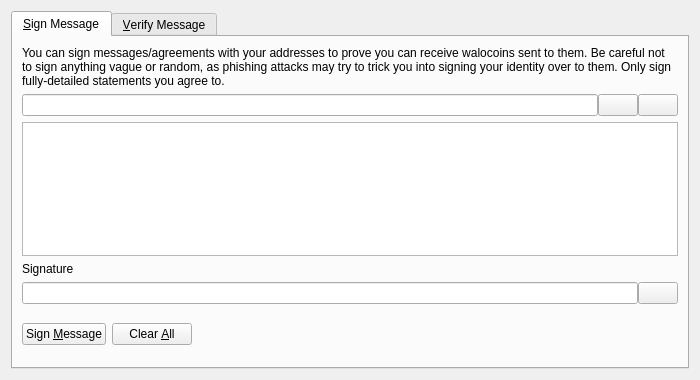
<?xml version="1.0" encoding="UTF-8"?>
<ui version="4.0">
 <class>SignVerifyMessageDialog</class>
 <widget class="QDialog" name="SignVerifyMessageDialog">
  <property name="geometry">
   <rect>
    <x>0</x>
    <y>0</y>
    <width>700</width>
    <height>380</height>
   </rect>
  </property>
  <property name="windowTitle">
   <string>Signatures - Sign / Verify a Message</string>
  </property>
  <property name="modal">
   <bool>true</bool>
  </property>
  <layout class="QVBoxLayout" name="verticalLayout">
   <item>
    <widget class="QTabWidget" name="tabWidget">
     <property name="currentIndex">
      <number>0</number>
     </property>
     <widget class="QWidget" name="tabSignMessage">
      <attribute name="title">
       <string>&amp;Sign Message</string>
      </attribute>
      <layout class="QVBoxLayout" name="verticalLayout_SM">
       <item>
        <widget class="QLabel" name="infoLabel_SM">
         <property name="text">
          <string>You can sign messages/agreements with your addresses to prove you can receive walocoins sent to them. Be careful not to sign anything vague or random, as phishing attacks may try to trick you into signing your identity over to them. Only sign fully-detailed statements you agree to.</string>
         </property>
         <property name="textFormat">
          <enum>Qt::PlainText</enum>
         </property>
         <property name="wordWrap">
          <bool>true</bool>
         </property>
        </widget>
       </item>
       <item>
        <layout class="QHBoxLayout" name="horizontalLayout_1_SM">
         <property name="spacing">
          <number>0</number>
         </property>
         <item>
          <widget class="QValidatedLineEdit" name="addressIn_SM">
           <property name="toolTip">
            <string>The WaloCoin address to sign the message with</string>
           </property>
          </widget>
         </item>
         <item>
          <widget class="QPushButton" name="addressBookButton_SM">
           <property name="toolTip">
            <string>Choose previously used address</string>
           </property>
           <property name="text">
            <string/>
           </property>
           <property name="icon">
            <iconset resource="../bitcoin.qrc">
             <normaloff>:/icons/address-book</normaloff>:/icons/address-book</iconset>
           </property>
           <property name="shortcut">
            <string>Alt+A</string>
           </property>
           <property name="autoDefault">
            <bool>false</bool>
           </property>
          </widget>
         </item>
         <item>
          <widget class="QPushButton" name="pasteButton_SM">
           <property name="toolTip">
            <string>Paste address from clipboard</string>
           </property>
           <property name="text">
            <string/>
           </property>
           <property name="icon">
            <iconset resource="../bitcoin.qrc">
             <normaloff>:/icons/editpaste</normaloff>:/icons/editpaste</iconset>
           </property>
           <property name="shortcut">
            <string>Alt+P</string>
           </property>
           <property name="autoDefault">
            <bool>false</bool>
           </property>
          </widget>
         </item>
        </layout>
       </item>
       <item>
        <widget class="QPlainTextEdit" name="messageIn_SM">
         <property name="toolTip">
          <string>Enter the message you want to sign here</string>
         </property>
        </widget>
       </item>
       <item>
        <widget class="QLabel" name="signatureLabel_SM">
         <property name="text">
          <string>Signature</string>
         </property>
         <property name="textFormat">
          <enum>Qt::PlainText</enum>
         </property>
        </widget>
       </item>
       <item>
        <layout class="QHBoxLayout" name="horizontalLayout_2_SM">
         <property name="spacing">
          <number>0</number>
         </property>
         <item>
          <widget class="QLineEdit" name="signatureOut_SM">
           <property name="font">
            <font>
             <italic>true</italic>
            </font>
           </property>
           <property name="readOnly">
            <bool>true</bool>
           </property>
          </widget>
         </item>
         <item>
          <widget class="QPushButton" name="copySignatureButton_SM">
           <property name="toolTip">
            <string>Copy the current signature to the system clipboard</string>
           </property>
           <property name="text">
            <string/>
           </property>
           <property name="icon">
            <iconset resource="../bitcoin.qrc">
             <normaloff>:/icons/editcopy</normaloff>:/icons/editcopy</iconset>
           </property>
           <property name="autoDefault">
            <bool>false</bool>
           </property>
          </widget>
         </item>
        </layout>
       </item>
       <item>
        <layout class="QHBoxLayout" name="horizontalLayout_3_SM">
         <item>
          <widget class="QPushButton" name="signMessageButton_SM">
           <property name="toolTip">
            <string>Sign the message to prove you own this WaloCoin address</string>
           </property>
           <property name="text">
            <string>Sign &amp;Message</string>
           </property>
           <property name="icon">
            <iconset resource="../bitcoin.qrc">
             <normaloff>:/icons/edit</normaloff>:/icons/edit</iconset>
           </property>
           <property name="autoDefault">
            <bool>false</bool>
           </property>
          </widget>
         </item>
         <item>
          <widget class="QPushButton" name="clearButton_SM">
           <property name="toolTip">
            <string>Reset all sign message fields</string>
           </property>
           <property name="text">
            <string>Clear &amp;All</string>
           </property>
           <property name="icon">
            <iconset resource="../bitcoin.qrc">
             <normaloff>:/icons/remove</normaloff>:/icons/remove</iconset>
           </property>
           <property name="autoDefault">
            <bool>false</bool>
           </property>
          </widget>
         </item>
         <item>
          <spacer name="horizontalSpacer_1_SM">
           <property name="orientation">
            <enum>Qt::Horizontal</enum>
           </property>
           <property name="sizeHint" stdset="0">
            <size>
             <width>40</width>
             <height>48</height>
            </size>
           </property>
          </spacer>
         </item>
         <item>
          <widget class="QLabel" name="statusLabel_SM">
           <property name="font">
            <font>
             <weight>75</weight>
             <bold>true</bold>
            </font>
           </property>
           <property name="text">
            <string/>
           </property>
           <property name="wordWrap">
            <bool>true</bool>
           </property>
          </widget>
         </item>
         <item>
          <spacer name="horizontalSpacer_2_SM">
           <property name="orientation">
            <enum>Qt::Horizontal</enum>
           </property>
           <property name="sizeHint" stdset="0">
            <size>
             <width>40</width>
             <height>48</height>
            </size>
           </property>
          </spacer>
         </item>
        </layout>
       </item>
      </layout>
     </widget>
     <widget class="QWidget" name="tabVerifyMessage">
      <attribute name="title">
       <string>&amp;Verify Message</string>
      </attribute>
      <layout class="QVBoxLayout" name="verticalLayout_VM">
       <item>
        <widget class="QLabel" name="infoLabel_VM">
         <property name="text">
          <string>Enter the receiver's address, message (ensure you copy line breaks, spaces, tabs, etc. exactly) and signature below to verify the message. Be careful not to read more into the signature than what is in the signed message itself, to avoid being tricked by a man-in-the-middle attack. Note that this only proves the signing party receives with the address, it cannot prove sendership of any transaction!</string>
         </property>
         <property name="textFormat">
          <enum>Qt::PlainText</enum>
         </property>
         <property name="alignment">
          <set>Qt::AlignLeading|Qt::AlignLeft|Qt::AlignTop</set>
         </property>
         <property name="wordWrap">
          <bool>true</bool>
         </property>
        </widget>
       </item>
       <item>
        <layout class="QHBoxLayout" name="horizontalLayout_1_VM">
         <property name="spacing">
          <number>0</number>
         </property>
         <item>
          <widget class="QValidatedLineEdit" name="addressIn_VM">
           <property name="toolTip">
            <string>The WaloCoin address the message was signed with</string>
           </property>
          </widget>
         </item>
         <item>
          <widget class="QPushButton" name="addressBookButton_VM">
           <property name="toolTip">
            <string>Choose previously used address</string>
           </property>
           <property name="text">
            <string/>
           </property>
           <property name="icon">
            <iconset resource="../bitcoin.qrc">
             <normaloff>:/icons/address-book</normaloff>:/icons/address-book</iconset>
           </property>
           <property name="shortcut">
            <string>Alt+A</string>
           </property>
           <property name="autoDefault">
            <bool>false</bool>
           </property>
          </widget>
         </item>
        </layout>
       </item>
       <item>
        <widget class="QPlainTextEdit" name="messageIn_VM"/>
       </item>
       <item>
        <widget class="QValidatedLineEdit" name="signatureIn_VM"/>
       </item>
       <item>
        <layout class="QHBoxLayout" name="horizontalLayout_2_VM">
         <item>
          <widget class="QPushButton" name="verifyMessageButton_VM">
           <property name="toolTip">
            <string>Verify the message to ensure it was signed with the specified WaloCoin address</string>
           </property>
           <property name="text">
            <string>Verify &amp;Message</string>
           </property>
           <property name="icon">
            <iconset resource="../bitcoin.qrc">
             <normaloff>:/icons/transaction_0</normaloff>:/icons/transaction_0</iconset>
           </property>
           <property name="autoDefault">
            <bool>false</bool>
           </property>
          </widget>
         </item>
         <item>
          <widget class="QPushButton" name="clearButton_VM">
           <property name="toolTip">
            <string>Reset all verify message fields</string>
           </property>
           <property name="text">
            <string>Clear &amp;All</string>
           </property>
           <property name="icon">
            <iconset resource="../bitcoin.qrc">
             <normaloff>:/icons/remove</normaloff>:/icons/remove</iconset>
           </property>
           <property name="autoDefault">
            <bool>false</bool>
           </property>
          </widget>
         </item>
         <item>
          <spacer name="horizontalSpacer_1_VM">
           <property name="orientation">
            <enum>Qt::Horizontal</enum>
           </property>
           <property name="sizeHint" stdset="0">
            <size>
             <width>40</width>
             <height>48</height>
            </size>
           </property>
          </spacer>
         </item>
         <item>
          <widget class="QLabel" name="statusLabel_VM">
           <property name="font">
            <font>
             <weight>75</weight>
             <bold>true</bold>
            </font>
           </property>
           <property name="text">
            <string/>
           </property>
           <property name="wordWrap">
            <bool>true</bool>
           </property>
          </widget>
         </item>
         <item>
          <spacer name="horizontalSpacer_2_VM">
           <property name="orientation">
            <enum>Qt::Horizontal</enum>
           </property>
           <property name="sizeHint" stdset="0">
            <size>
             <width>40</width>
             <height>48</height>
            </size>
           </property>
          </spacer>
         </item>
        </layout>
       </item>
      </layout>
     </widget>
    </widget>
   </item>
  </layout>
 </widget>
 <customwidgets>
  <customwidget>
   <class>QValidatedLineEdit</class>
   <extends>QLineEdit</extends>
   <header>qt/qvalidatedlineedit.h</header>
  </customwidget>
 </customwidgets>
 <resources>
  <include location="../bitcoin.qrc"/>
 </resources>
 <connections/>
</ui>
